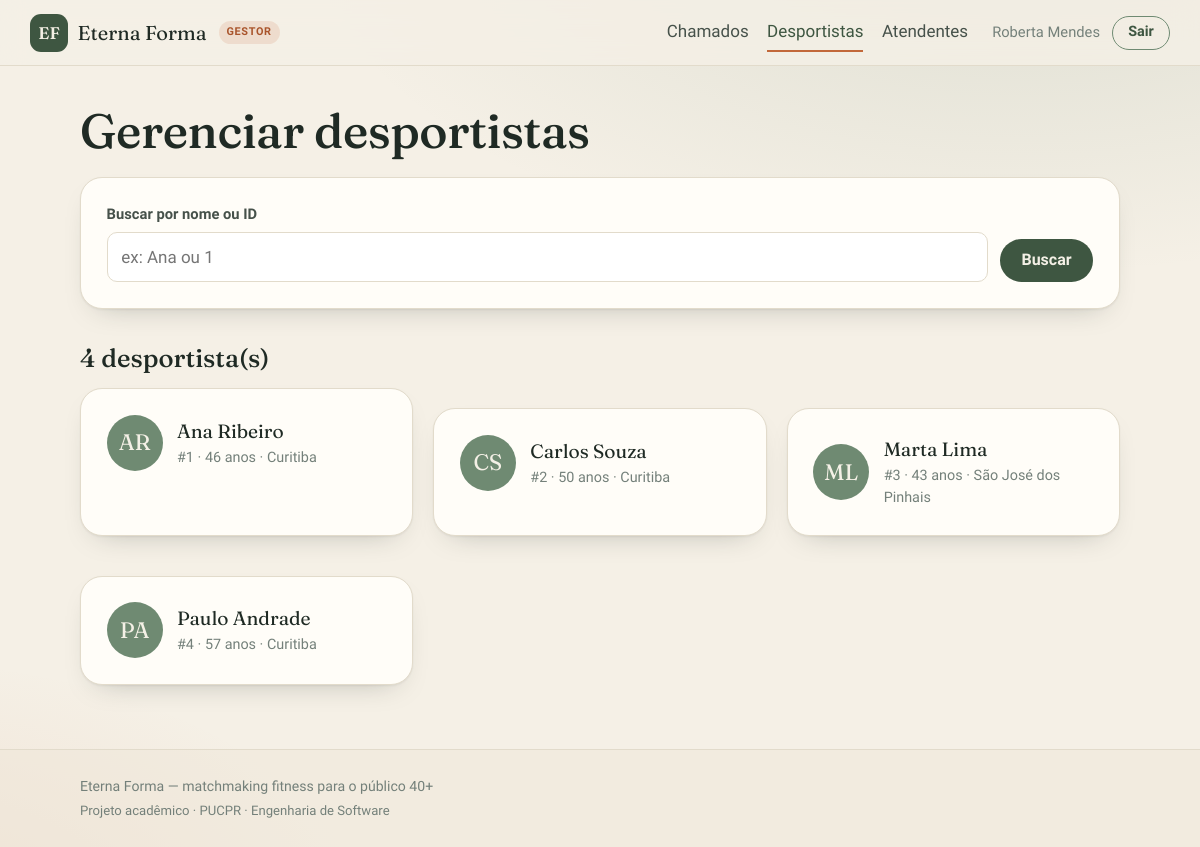
Page /desportistas.php (signed in) on the committed database.
### tables this page shows
CREATE TABLE IF NOT EXISTS membros_equipe (
  id              INT AUTO_INCREMENT PRIMARY KEY,
  email           VARCHAR(255) NOT NULL UNIQUE,
  senha_hash      VARCHAR(255) NOT NULL,
  nome            VARCHAR(100) NOT NULL,
  papel           ENUM('Gestor','Atendente') NOT NULL DEFAULT 'Atendente',
  especialidade   VARCHAR(100) NULL,
  telefone        VARCHAR(30)  NULL,
  categorias      VARCHAR(255) NULL,    
  ativo           TINYINT(1)   NOT NULL DEFAULT 1,
  primeiro_acesso TINYINT(1)   NOT NULL DEFAULT 0,
  criado_por      INT          NULL,
  criado_em       TIMESTAMP    NOT NULL DEFAULT CURRENT_TIMESTAMP,
  last_login      TIMESTAMP    NULL
);

CREATE TABLE IF NOT EXISTS usuarios (
  id              INT AUTO_INCREMENT PRIMARY KEY,
  email           VARCHAR(255) NOT NULL UNIQUE,
  senha_hash      VARCHAR(255) NOT NULL,
  nome            VARCHAR(100) NOT NULL,
  data_nascimento DATE         NOT NULL,
  genero          CHAR(1)      NULL,
  cidade          VARCHAR(100) NULL,
  estado          VARCHAR(2)   NULL,
  ativo           TINYINT(1)   NOT NULL DEFAULT 1,
  criado_em       TIMESTAMP    NOT NULL DEFAULT CURRENT_TIMESTAMP,
  last_login      TIMESTAMP    NULL
);

### config/db.php (called while the page is built, shortened)
<?php
function db(): PDO
{
    static $pdo = null;
    if ($pdo instanceof PDO) {
        return $pdo;
    }
    $dsn = sprintf('mysql:host=%s;dbname=%s;charset=%s', DB_HOST, DB_NAME, DB_CHARSET);
    try {
        $pdo = new PDO($dsn, DB_USER, DB_PASS, [
            PDO::ATTR_ERRMODE            => PDO::ERRMODE_EXCEPTION,
            PDO::ATTR_DEFAULT_FETCH_MODE => PDO::FETCH_ASSOC,
            PDO::ATTR_EMULATE_PREPARES   => false,
        ]);
    } catch (PDOException $e) {
        http_response_code(500);
        exit('Erro ao conectar ao banco de dados. Verifique config/db.php. (' . $e->getMessage() . ')');
    }
    return $pdo;
}

### includes/auth.php (called while the page is built, shortened)
<?php
require_once __DIR__ . '/../config/db.php';
function tipo_conta(): ?string
{
    return $_SESSION['tipo'] ?? null;
}
function usuario_logado(): ?int
{
    return tipo_conta() === 'desportista' ? ($_SESSION['usuario_id'] ?? null) : null;
}
function membro_logado(): ?int
{
    return tipo_conta() === 'equipe' ? ($_SESSION['membro_id'] ?? null) : null;
}
function membro_atual(): ?array
{
    static $cache = null;
    if ($cache !== null) {
        return $cache;
    }
    $id = membro_logado();
    $stmt = db()->prepare('SELECT * FROM membros_equipe WHERE id = ?');
    $stmt->execute([$id]);
    $cache = $stmt->fetch() ?: null;
    return $cache;
}
function usuario_atual(): ?array
{
    $id = usuario_logado();
    if (!$id) {
        return null;
    }
    $stmt = db()->prepare('SELECT * FROM usuarios WHERE id = ?');
    $stmt->execute([$id]);
    $cache = $stmt->fetch() ?: null;
    return $cache;
}
function calcular_idade(string $dataNascimento): int
{
    try {
        $nasc = new DateTime($dataNascimento);
        return (int) $nasc->diff(new DateTime('today'))->y;
    } catch (Exception $e) {
        return 0;
    }
}
function e(?string $texto): string
{
    return htmlspecialchars((string) $texto, ENT_QUOTES, 'UTF-8');
}
function iniciais(string $nome): string
{
    $nome = trim($nome);
    $p = preg_split('/\s+/', $nome) ?: [$nome];
    $i = mb_strtoupper(mb_substr($p[0], 0, 1));
    if (count($p) > 1) {
        $i .= mb_strtoupper(mb_substr(end($p), 0, 1));
    }
    return $i;
}

### desportistas.php (the view, shortened to what this page needs)
<?php
require_once __DIR__ . '/includes/auth.php';
$m = membro_atual();
$busca = trim($_GET['q'] ?? '');
$id    = (int) ($_GET['id'] ?? 0);
$lista = [];
if ($busca !== '') {
    $st = db()->prepare(
        "SELECT id, nome, cidade, estado, data_nascimento FROM usuarios
         WHERE ativo=1 AND (nome LIKE ? OR id = ?) ORDER BY nome LIMIT 20"
    );
    $st->execute(['%' . $busca . '%', ctype_digit($busca) ? (int)$busca : 0]);
    $lista = $st->fetchAll();
} elseif ($id === 0) {
    $lista = db()->query("SELECT id, nome, cidade, estado, data_nascimento FROM usuarios WHERE ativo=1 ORDER BY nome LIMIT 20")->fetchAll();
}
$desp = null; $perfil = null; $habilitados = []; $freq = []; $stats = [];
$pagina = 'desportistas';
require __DIR__ . '/includes/header.php';
?>
<h1>Gerenciar desportistas</h1>
<form method="get" class="card" style="display:flex;gap:.7rem;flex-wrap:wrap;align-items:flex-end;">
  <div class="campo" style="margin:0;flex:1;min-width:220px;">
    <label for="q">Buscar por nome ou ID</label>
    <input type="text" id="q" name="q" value="<?= e($busca) ?>" placeholder="ex: Ana ou 1">
  </div>
  <button class="btn">Buscar</button>
</form>
<?php if (!$desp): ?>
  <div class="section-titulo"><h2><?= count($lista) ?> desportista(s)</h2></div>
  <div class="grade grade--auto">
    <?php foreach ($lista as $d): ?>
      <a class="card perfil-card" href="desportistas.php?id=<?= (int)$d['id'] ?>" style="text-decoration:none;color:inherit;">
        <div class="perfil-card__topo">
          <div class="avatar"><?= e(iniciais($d['nome'])) ?></div>
          <div>
            <div class="perfil-card__nome"><?= e($d['nome']) ?></div>
            <div class="perfil-card__meta">
              #<?= (int)$d['id'] ?> · <?= calcular_idade($d['data_nascimento']) ?> anos<?= $d['cidade'] ? ' · ' . e($d['cidade']) : '' ?>
            </div>
          </div>
        </div>
      </a>
    <?php endforeach; ?>
  </div>
<?php endif; ?>
<?php require __DIR__ . '/includes/footer.php'; ?>

### includes/header.php (shortened to what this page needs)
<?php
require_once __DIR__ . '/auth.php';
$u = usuario_atual();
$m = membro_atual();
$logado = $u ?: $m;
$nome = $logado['nome'] ?? '';
$pagina = $pagina ?? '';
$home = $u ? 'dashboard.php' : ($m ? 'painel.php' : 'index.php');
?>
<!DOCTYPE html>
<html lang="pt-BR">
<head>
  <link rel="stylesheet" href="assets/css/style.css">
</head>
<body>
<header class="topo">
  <div class="topo__inner">
    <a class="marca" href="<?= $home ?>">
      <span class="marca__sigla">EF</span>
      <span class="marca__nome">Eterna&nbsp;Forma</span>
      <?php if ($m): ?><span class="marca__tag"><?= e($m['papel']) ?></span><?php endif; ?>
    </a>
    <?php if ($u):  ?>
      <nav class="nav">
        <a href="dashboard.php" class="<?= $pagina==='dashboard'?'is-ativo':'' ?>">Início</a>
        <a href="buscar.php"    class="<?= $pagina==='buscar'?'is-ativo':'' ?>">Buscar parceiros</a>
        <a href="matches.php"   class="<?= $pagina==='matches'?'is-ativo':'' ?>">Meus matches</a>
        <a href="treinos.php"   class="<?= $pagina==='treinos'?'is-ativo':'' ?>">Meus treinos</a>
        <a href="perfil.php"    class="<?= $pagina==='perfil'?'is-ativo':'' ?>">Meu perfil</a>
        <a href="suporte.php"   class="<?= $pagina==='suporte'?'is-ativo':'' ?>">Suporte</a>
      </nav>
      <div class="nav__user">
        <span class="nav__ola">Olá, <?= e(explode(' ', $nome)[0]) ?></span>
        <a class="btn btn--ghost btn--sm" href="logout.php">Sair</a>
      </div>
    <?php elseif ($m):  ?>
      <nav class="nav">
        <a href="painel.php"     class="<?= $pagina==='painel'?'is-ativo':'' ?>">Chamados</a>
        <a href="desportistas.php" class="<?= $pagina==='desportistas'?'is-ativo':'' ?>">Desportistas</a>
        <?php if ($m['papel']==='Gestor'): ?>
          <a href="atendentes.php" class="<?= $pagina==='atendentes'?'is-ativo':'' ?>">Atendentes</a>
        <?php endif; ?>
      </nav>
      <div class="nav__user">
        <span class="nav__ola"><?= e($nome) ?></span>
        <a class="btn btn--ghost btn--sm" href="logout.php">Sair</a>
      </div>
    <?php endif; ?>
  </div>
</header>
<main class="conteudo">

### assets/css/style.css (style rules this page uses)
:root { --bone: #f5f0e6; --bone-2: #efe8da; --card: #fffdf8; --ink: #1f2a24; --ink-soft: #46514a; --muted: #74807a; --line: #e2dbcb; --sage: #3e5641; --sage-deep: #2c3e30; --sage-soft: #6f8a72; --terra: #c2683a; --terra-deep: #a9542b; --gold: #d8a23c; --ok: #3e7d54; --warn: #b5852a; --radius: 14px; --radius-lg: 22px; --shadow: 0 1px 2px rgba(31,42,36,.06), 0 12px 30px -18px rgba(31,42,36,.35); --shadow-lift: 0 2px 4px rgba(31,42,36,.08), 0 22px 50px -22px rgba(31,42,36,.45); }
* { box-sizing: border-box; }
html { -webkit-text-size-adjust: 100%; }
body { margin: 0; font-family: 'Hanken Grotesk', system-ui, sans-serif; font-size: 17px; line-height: 1.55; color: var(--ink); background: radial-gradient(1200px 600px at 85% -10%, rgba(111,138,114,.18), transparent 60%), radial-gradient(900px 500px at -10% 110%, rgba(194,104,58,.12), transparent 55%), var(--bone); min-height: 100vh; }
h1, h2, h3 { font-family: 'Fraunces', Georgia, serif; font-weight: 500; line-height: 1.1; color: var(--ink); margin: 0 0 .4em; }
h1 { font-size: clamp(2rem, 4vw, 3rem); letter-spacing: -.01em; }
h2 { font-size: 1.6rem; }
a { color: var(--sage); text-decoration: none; }
.conteudo { max-width: 1080px; margin: 0 auto; padding: 2.4rem 1.25rem 4rem; }
.topo { position: sticky; top: 0; z-index: 20; background: rgba(245,240,230,.82); backdrop-filter: blur(12px); border-bottom: 1px solid var(--line); }
.topo__inner { max-width: 1180px; margin: 0 auto; padding: .85rem 1.25rem; display: flex; align-items: center; gap: 1.5rem; }
.marca { display: flex; align-items: center; gap: .6rem; text-decoration: none; }
.marca__sigla { display: grid; place-items: center; width: 38px; height: 38px; border-radius: 11px; background: var(--sage); color: #f3efe4; font-family: 'Fraunces', serif; font-weight: 600; font-size: 1.05rem; }
.marca__nome { font-family: 'Fraunces', serif; font-size: 1.25rem; color: var(--ink); }
.marca__tag { font-size: .68rem; font-weight: 700; letter-spacing: .06em; text-transform: uppercase; color: var(--terra-deep); background: rgba(194,104,58,.14); padding: .2rem .5rem; border-radius: 999px; margin-left: .15rem; }
.nav { display: flex; align-items: center; gap: 1.15rem; margin-left: auto; }
.nav a:not(.btn) { color: var(--ink-soft); font-weight: 500; padding: .3rem 0; border-bottom: 2px solid transparent; text-decoration: none; }
.nav a.is-ativo { color: var(--sage); border-bottom-color: var(--terra); }
.nav__user { display: flex; align-items: center; gap: .75rem; }
.nav__ola { color: var(--muted); font-size: .92rem; }
.btn { display: inline-flex; align-items: center; justify-content: center; gap: .45rem; font-family: inherit; font-weight: 600; font-size: 1rem; line-height: 1; padding: .8rem 1.3rem; border-radius: 999px; cursor: pointer; border: 1px solid transparent; background: var(--sage); color: #f4f0e6; transition: transform .12s ease, box-shadow .2s ease, background .2s ease; text-decoration: none; }
.btn--ghost { background: transparent; color: var(--sage); border-color: var(--sage-soft); }
.btn--sm { padding: .55rem .95rem; font-size: .9rem; }
.card { background: var(--card); border: 1px solid var(--line); border-radius: var(--radius-lg); box-shadow: var(--shadow); padding: 1.6rem; }
.card + .card { margin-top: 1.25rem; }
.grade { display: grid; gap: 1.25rem; }
.grade--auto { grid-template-columns: repeat(auto-fill, minmax(270px, 1fr)); }
.campo { margin-bottom: 1.05rem; }
.campo label { display: block; font-weight: 600; font-size: .92rem; color: var(--ink-soft); margin-bottom: .35rem; }
.campo input, .campo select, .campo textarea { width: 100%; padding: .7rem .85rem; font: inherit; color: var(--ink); background: #fff; border: 1px solid var(--line); border-radius: 10px; transition: border-color .15s ease, box-shadow .15s ease; }
.perfil-card { display: flex; flex-direction: column; gap: .9rem; }
.perfil-card__topo { display: flex; align-items: center; gap: .9rem; }
.avatar { width: 56px; height: 56px; border-radius: 50%; flex: 0 0 auto; display: grid; place-items: center; color: #f4f0e6; font-family: 'Fraunces', serif; font-size: 1.4rem; background: var(--sage-soft); }
.perfil-card__nome { font-family: 'Fraunces', serif; font-size: 1.2rem; }
.perfil-card__meta { color: var(--muted); font-size: .9rem; }
.section-titulo { display: flex; align-items: baseline; justify-content: space-between; gap: 1rem; margin: 2.2rem 0 1rem; }
.section-titulo h2 { margin: 0; }

### rows in the picture
membros_equipe: papel "GESTOR", nome "Roberta Mendes"
usuarios: nome "AR", nome "Ana Ribeiro", id "1", data_nascimento "46", cidade "Curitiba"
usuarios: nome "CS", nome "Carlos Souza", id "2", data_nascimento "50", cidade "Curitiba"
usuarios: nome "ML", nome "Marta Lima", id "3", data_nascimento "43", cidade "São José dos Pinhais"
usuarios: nome "PA", nome "Paulo Andrade", id "4", data_nascimento "57", cidade "Curitiba"

### other values in the picture
count($lista) "4"
